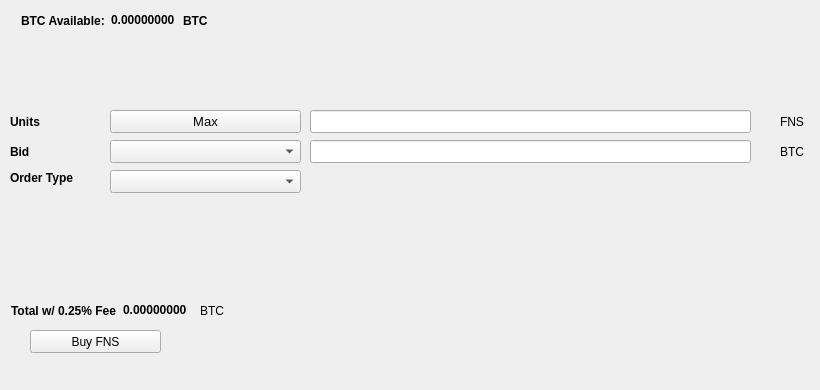
   <widget class="QWidget" name="BuyTab">
    <attribute name="title">
     <string>Buy</string>
    </attribute>
    <widget class="QPushButton" name="BuyFNS">
     <property name="geometry">
      <rect>
       <x>30</x>
       <y>330</y>
       <width>131</width>
       <height>23</height>
      </rect>
     </property>
     <property name="text">
      <string>Buy FNS</string>
     </property>
     <property name="icon">
      <iconset resource="../fastnode.qrc">
       <normaloff>:/icons/bitcoin</normaloff>:/icons/bitcoin</iconset>
     </property>
    </widget>
    <widget class="QLabel" name="label_3">
     <property name="geometry">
      <rect>
       <x>10</x>
       <y>110</y>
       <width>46</width>
       <height>23</height>
      </rect>
     </property>
     <property name="font">
      <font>
       <weight>75</weight>
       <bold>true</bold>
      </font>
     </property>
     <property name="text">
      <string>Units</string>
     </property>
    </widget>
    <widget class="QLineEdit" name="UnitsInput">
     <property name="geometry">
      <rect>
       <x>310</x>
       <y>110</y>
       <width>441</width>
       <height>23</height>
      </rect>
     </property>
     <property name="font">
      <font>
       <pointsize>9</pointsize>
       <weight>75</weight>
       <bold>true</bold>
      </font>
     </property>
    </widget>
    <widget class="QLineEdit" name="BuyBidPriceEdit">
     <property name="geometry">
      <rect>
       <x>310</x>
       <y>140</y>
       <width>441</width>
       <height>23</height>
      </rect>
     </property>
     <property name="font">
      <font>
       <pointsize>9</pointsize>
       <weight>75</weight>
       <bold>true</bold>
      </font>
     </property>
    </widget>
    <widget class="QLabel" name="label_4">
     <property name="geometry">
      <rect>
       <x>780</x>
       <y>110</y>
       <width>31</width>
       <height>23</height>
      </rect>
     </property>
     <property name="text">
      <string>FNS</string>
     </property>
    </widget>
    <widget class="QLabel" name="label_5">
     <property name="geometry">
      <rect>
       <x>780</x>
       <y>140</y>
       <width>31</width>
       <height>23</height>
      </rect>
     </property>
     <property name="text">
      <string>BTC</string>
     </property>
    </widget>
    <widget class="QLabel" name="label_6">
     <property name="geometry">
      <rect>
       <x>10</x>
       <y>140</y>
       <width>46</width>
       <height>23</height>
      </rect>
     </property>
     <property name="font">
      <font>
       <weight>75</weight>
       <bold>true</bold>
      </font>
     </property>
     <property name="text">
      <string>Bid</string>
     </property>
    </widget>
    <widget class="QLabel" name="label_7">
     <property name="geometry">
      <rect>
       <x>10</x>
       <y>170</y>
       <width>91</width>
       <height>16</height>
      </rect>
     </property>
     <property name="font">
      <font>
       <weight>75</weight>
       <bold>true</bold>
      </font>
     </property>
     <property name="text">
      <string>Order Type</string>
     </property>
    </widget>
    <widget class="QPushButton" name="Buy_Max_Amount">
     <property name="geometry">
      <rect>
       <x>110</x>
       <y>110</y>
       <width>191</width>
       <height>23</height>
      </rect>
     </property>
     <property name="font">
      <font>
       <pointsize>10</pointsize>
      </font>
     </property>
     <property name="text">
      <string>Max</string>
     </property>
    </widget>
    <widget class="QComboBox" name="BuyBidcomboBox">
     <property name="geometry">
      <rect>
       <x>110</x>
       <y>140</y>
       <width>191</width>
       <height>23</height>
      </rect>
     </property>
     <property name="font">
      <font>
       <pointsize>10</pointsize>
      </font>
     </property>
    </widget>
    <widget class="QComboBox" name="buyOrdertypeCombo">
     <property name="geometry">
      <rect>
       <x>110</x>
       <y>170</y>
       <width>191</width>
       <height>23</height>
      </rect>
     </property>
     <property name="font">
      <font>
       <pointsize>10</pointsize>
      </font>
     </property>
    </widget>
    <widget class="QWidget" name="layoutWidget1">
     <property name="geometry">
      <rect>
       <x>21</x>
       <y>11</y>
       <width>227</width>
       <height>19</height>
      </rect>
     </property>
     <layout class="QHBoxLayout" name="horizontalLayout_3">
      <item>
       <widget class="QLabel" name="label232">
        <property name="font">
         <font>
          <weight>75</weight>
          <bold>true</bold>
         </font>
        </property>
        <property name="text">
         <string>BTC Available:</string>
        </property>
       </widget>
      </item>
      <item>
       <widget class="QLabel" name="BtcAvailableLbl">
        <property name="palette">
         <palette>
          <active>
           <colorrole role="WindowText">
            <brush brushstyle="SolidPattern">
             <color alpha="255">
              <red>0</red>
              <green>0</green>
              <blue>0</blue>
             </color>
            </brush>
           </colorrole>
           <colorrole role="Button">
            <brush brushstyle="SolidPattern">
             <color alpha="255">
              <red>0</red>
              <green>170</green>
              <blue>0</blue>
             </color>
            </brush>
           </colorrole>
           <colorrole role="Light">
            <brush brushstyle="SolidPattern">
             <color alpha="255">
              <red>0</red>
              <green>255</green>
              <blue>0</blue>
             </color>
            </brush>
           </colorrole>
           <colorrole role="Midlight">
            <brush brushstyle="SolidPattern">
             <color alpha="255">
              <red>0</red>
              <green>212</green>
              <blue>0</blue>
             </color>
            </brush>
           </colorrole>
           <colorrole role="Dark">
            <brush brushstyle="SolidPattern">
             <color alpha="255">
              <red>0</red>
              <green>85</green>
              <blue>0</blue>
             </color>
            </brush>
           </colorrole>
           <colorrole role="Mid">
            <brush brushstyle="SolidPattern">
             <color alpha="255">
              <red>0</red>
              <green>113</green>
              <blue>0</blue>
             </color>
            </brush>
           </colorrole>
           <colorrole role="Text">
            <brush brushstyle="SolidPattern">
             <color alpha="255">
              <red>0</red>
              <green>170</green>
              <blue>0</blue>
             </color>
            </brush>
           </colorrole>
           <colorrole role="BrightText">
            <brush brushstyle="SolidPattern">
             <color alpha="255">
              <red>255</red>
              <green>255</green>
              <blue>255</blue>
             </color>
            </brush>
           </colorrole>
           <colorrole role="ButtonText">
            <brush brushstyle="SolidPattern">
             <color alpha="255">
              <red>0</red>
              <green>0</green>
              <blue>0</blue>
             </color>
            </brush>
           </colorrole>
           <colorrole role="Base">
            <brush brushstyle="SolidPattern">
             <color alpha="255">
              <red>255</red>
              <green>255</green>
              <blue>255</blue>
             </color>
            </brush>
           </colorrole>
           <colorrole role="Window">
            <brush brushstyle="SolidPattern">
             <color alpha="255">
              <red>0</red>
              <green>170</green>
              <blue>0</blue>
             </color>
            </brush>
           </colorrole>
           <colorrole role="Shadow">
            <brush brushstyle="SolidPattern">
             <color alpha="255">
              <red>0</red>
              <green>0</green>
              <blue>0</blue>
             </color>
            </brush>
           </colorrole>
           <colorrole role="AlternateBase">
            <brush brushstyle="SolidPattern">
             <color alpha="255">
              <red>127</red>
              <green>212</green>
              <blue>127</blue>
             </color>
            </brush>
           </colorrole>
           <colorrole role="ToolTipBase">
            <brush brushstyle="SolidPattern">
             <color alpha="255">
              <red>255</red>
              <green>255</green>
              <blue>220</blue>
             </color>
            </brush>
           </colorrole>
           <colorrole role="ToolTipText">
            <brush brushstyle="SolidPattern">
             <color alpha="255">
              <red>0</red>
              <green>0</green>
              <blue>0</blue>
             </color>
            </brush>
           </colorrole>
          </active>
          <inactive>
           <colorrole role="WindowText">
            <brush brushstyle="SolidPattern">
             <color alpha="255">
              <red>0</red>
              <green>0</green>
              <blue>0</blue>
             </color>
            </brush>
           </colorrole>
           <colorrole role="Button">
            <brush brushstyle="SolidPattern">
             <color alpha="255">
              <red>0</red>
              <green>170</green>
              <blue>0</blue>
             </color>
            </brush>
           </colorrole>
           <colorrole role="Light">
            <brush brushstyle="SolidPattern">
             <color alpha="255">
              <red>0</red>
              <green>255</green>
              <blue>0</blue>
             </color>
            </brush>
           </colorrole>
           <colorrole role="Midlight">
            <brush brushstyle="SolidPattern">
             <color alpha="255">
              <red>0</red>
              <green>212</green>
              <blue>0</blue>
             </color>
            </brush>
           </colorrole>
           <colorrole role="Dark">
            <brush brushstyle="SolidPattern">
             <color alpha="255">
              <red>0</red>
              <green>85</green>
              <blue>0</blue>
             </color>
            </brush>
           </colorrole>
           <colorrole role="Mid">
            <brush brushstyle="SolidPattern">
             <color alpha="255">
              <red>0</red>
              <green>113</green>
              <blue>0</blue>
             </color>
            </brush>
           </colorrole>
           <colorrole role="Text">
            <brush brushstyle="SolidPattern">
             <color alpha="255">
              <red>0</red>
              <green>170</green>
              <blue>0</blue>
             </color>
            </brush>
           </colorrole>
           <colorrole role="BrightText">
            <brush brushstyle="SolidPattern">
             <color alpha="255">
              <red>255</red>
              <green>255</green>
              <blue>255</blue>
             </color>
            </brush>
           </colorrole>
           <colorrole role="ButtonText">
            <brush brushstyle="SolidPattern">
             <color alpha="255">
              <red>0</red>
              <green>0</green>
              <blue>0</blue>
             </color>
            </brush>
           </colorrole>
           <colorrole role="Base">
            <brush brushstyle="SolidPattern">
             <color alpha="255">
              <red>255</red>
              <green>255</green>
              <blue>255</blue>
             </color>
            </brush>
           </colorrole>
           <colorrole role="Window">
            <brush brushstyle="SolidPattern">
             <color alpha="255">
              <red>0</red>
              <green>170</green>
              <blue>0</blue>
             </color>
            </brush>
           </colorrole>
           <colorrole role="Shadow">
            <brush brushstyle="SolidPattern">
             <color alpha="255">
              <red>0</red>
              <green>0</green>
              <blue>0</blue>
             </color>
            </brush>
           </colorrole>
           <colorrole role="AlternateBase">
            <brush brushstyle="SolidPattern">
             <color alpha="255">
              <red>127</red>
              <green>212</green>
              <blue>127</blue>
             </color>
            </brush>
           </colorrole>
           <colorrole role="ToolTipBase">
            <brush brushstyle="SolidPattern">
             <color alpha="255">
              <red>255</red>
              <green>255</green>
              <blue>220</blue>
             </color>
            </brush>
           </colorrole>
           <colorrole role="ToolTipText">
            <brush brushstyle="SolidPattern">
             <color alpha="255">
              <red>0</red>
              <green>0</green>
              <blue>0</blue>
             </color>
            </brush>
           </colorrole>
          </inactive>
          <disabled>
           <colorrole role="WindowText">
            <brush brushstyle="SolidPattern">
             <color alpha="255">
              <red>0</red>
              <green>85</green>
              <blue>0</blue>
             </color>
            </brush>
           </colorrole>
           <colorrole role="Button">
            <brush brushstyle="SolidPattern">
             <color alpha="255">
              <red>0</red>
              <green>170</green>
              <blue>0</blue>
             </color>
            </brush>
           </colorrole>
           <colorrole role="Light">
            <brush brushstyle="SolidPattern">
             <color alpha="255">
              <red>0</red>
              <green>255</green>
              <blue>0</blue>
             </color>
            </brush>
           </colorrole>
           <colorrole role="Midlight">
            <brush brushstyle="SolidPattern">
             <color alpha="255">
              <red>0</red>
              <green>212</green>
              <blue>0</blue>
             </color>
            </brush>
           </colorrole>
           <colorrole role="Dark">
            <brush brushstyle="SolidPattern">
             <color alpha="255">
              <red>0</red>
              <green>85</green>
              <blue>0</blue>
             </color>
            </brush>
           </colorrole>
           <colorrole role="Mid">
            <brush brushstyle="SolidPattern">
             <color alpha="255">
              <red>0</red>
              <green>113</green>
              <blue>0</blue>
             </color>
            </brush>
           </colorrole>
           <colorrole role="Text">
            <brush brushstyle="SolidPattern">
             <color alpha="255">
              <red>0</red>
              <green>85</green>
              <blue>0</blue>
             </color>
            </brush>
           </colorrole>
           <colorrole role="BrightText">
            <brush brushstyle="SolidPattern">
             <color alpha="255">
              <red>255</red>
              <green>255</green>
              <blue>255</blue>
             </color>
            </brush>
           </colorrole>
           <colorrole role="ButtonText">
            <brush brushstyle="SolidPattern">
             <color alpha="255">
              <red>0</red>
              <green>85</green>
              <blue>0</blue>
             </color>
            </brush>
           </colorrole>
           <colorrole role="Base">
            <brush brushstyle="SolidPattern">
             <color alpha="255">
              <red>0</red>
              <green>170</green>
              <blue>0</blue>
             </color>
            </brush>
           </colorrole>
           <colorrole role="Window">
            <brush brushstyle="SolidPattern">
             <color alpha="255">
              <red>0</red>
              <green>170</green>
              <blue>0</blue>
             </color>
            </brush>
           </colorrole>
           <colorrole role="Shadow">
            <brush brushstyle="SolidPattern">
             <color alpha="255">
              <red>0</red>
              <green>0</green>
              <blue>0</blue>
             </color>
            </brush>
           </colorrole>
           <colorrole role="AlternateBase">
            <brush brushstyle="SolidPattern">
             <color alpha="255">
              <red>0</red>
              <green>170</green>
              <blue>0</blue>
             </color>
            </brush>
           </colorrole>
           <colorrole role="ToolTipBase">
            <brush brushstyle="SolidPattern">
             <color alpha="255">
              <red>255</red>
              <green>255</green>
              <blue>220</blue>
             </color>
            </brush>
           </colorrole>
           <colorrole role="ToolTipText">
            <brush brushstyle="SolidPattern">
             <color alpha="255">
              <red>0</red>
              <green>0</green>
              <blue>0</blue>
             </color>
            </brush>
           </colorrole>
          </disabled>
         </palette>
        </property>
        <property name="font">
         <font>
          <weight>75</weight>
          <bold>true</bold>
         </font>
        </property>
        <property name="text">
         <string>0.00000000</string>
        </property>
        <property name="textInteractionFlags">
         <set>Qt::LinksAccessibleByMouse|Qt::TextSelectableByKeyboard|Qt::TextSelectableByMouse</set>
        </property>
       </widget>
      </item>
      <item>
       <widget class="QLabel" name="BtcAvailableLbl_2">
        <property name="font">
         <font>
          <weight>75</weight>
          <bold>true</bold>
         </font>
        </property>
        <property name="text">
         <string>BTC</string>
        </property>
       </widget>
      </item>
     </layout>
    </widget>
    <widget class="QWidget" name="layoutWidge2">
     <property name="geometry">
      <rect>
       <x>11</x>
       <y>301</y>
       <width>259</width>
       <height>19</height>
      </rect>
     </property>
     <layout class="QHBoxLayout" name="horizontalLayout_4">
      <item>
       <widget class="QLabel" name="label_9">
        <property name="font">
         <font>
          <weight>75</weight>
          <bold>true</bold>
         </font>
        </property>
        <property name="text">
         <string>Total w/ 0.25% Fee</string>
        </property>
       </widget>
      </item>
      <item>
       <widget class="QLabel" name="BuyCostLabel">
        <property name="palette">
         <palette>
          <active>
           <colorrole role="WindowText">
            <brush brushstyle="SolidPattern">
             <color alpha="255">
              <red>0</red>
              <green>0</green>
              <blue>0</blue>
             </color>
            </brush>
           </colorrole>
           <colorrole role="Button">
            <brush brushstyle="SolidPattern">
             <color alpha="255">
              <red>0</red>
              <green>170</green>
              <blue>0</blue>
             </color>
            </brush>
           </colorrole>
           <colorrole role="Light">
            <brush brushstyle="SolidPattern">
             <color alpha="255">
              <red>0</red>
              <green>255</green>
              <blue>0</blue>
             </color>
            </brush>
           </colorrole>
           <colorrole role="Midlight">
            <brush brushstyle="SolidPattern">
             <color alpha="255">
              <red>0</red>
              <green>212</green>
              <blue>0</blue>
             </color>
            </brush>
           </colorrole>
           <colorrole role="Dark">
            <brush brushstyle="SolidPattern">
             <color alpha="255">
              <red>0</red>
              <green>85</green>
              <blue>0</blue>
             </color>
            </brush>
           </colorrole>
           <colorrole role="Mid">
            <brush brushstyle="SolidPattern">
             <color alpha="255">
              <red>0</red>
              <green>113</green>
              <blue>0</blue>
             </color>
            </brush>
           </colorrole>
           <colorrole role="Text">
            <brush brushstyle="SolidPattern">
             <color alpha="255">
              <red>0</red>
              <green>170</green>
              <blue>0</blue>
             </color>
            </brush>
           </colorrole>
           <colorrole role="BrightText">
            <brush brushstyle="SolidPattern">
             <color alpha="255">
              <red>255</red>
              <green>255</green>
              <blue>255</blue>
             </color>
            </brush>
           </colorrole>
           <colorrole role="ButtonText">
            <brush brushstyle="SolidPattern">
             <color alpha="255">
              <red>0</red>
              <green>0</green>
              <blue>0</blue>
             </color>
            </brush>
           </colorrole>
           <colorrole role="Base">
            <brush brushstyle="SolidPattern">
             <color alpha="255">
              <red>255</red>
              <green>255</green>
              <blue>255</blue>
             </color>
            </brush>
           </colorrole>
           <colorrole role="Window">
            <brush brushstyle="SolidPattern">
             <color alpha="255">
              <red>0</red>
              <green>170</green>
              <blue>0</blue>
             </color>
            </brush>
           </colorrole>
           <colorrole role="Shadow">
            <brush brushstyle="SolidPattern">
             <color alpha="255">
              <red>0</red>
              <green>0</green>
              <blue>0</blue>
             </color>
            </brush>
           </colorrole>
           <colorrole role="AlternateBase">
            <brush brushstyle="SolidPattern">
             <color alpha="255">
              <red>127</red>
              <green>212</green>
              <blue>127</blue>
             </color>
            </brush>
           </colorrole>
           <colorrole role="ToolTipBase">
            <brush brushstyle="SolidPattern">
             <color alpha="255">
              <red>255</red>
              <green>255</green>
              <blue>220</blue>
             </color>
            </brush>
           </colorrole>
           <colorrole role="ToolTipText">
            <brush brushstyle="SolidPattern">
             <color alpha="255">
              <red>0</red>
              <green>0</green>
              <blue>0</blue>
             </color>
            </brush>
           </colorrole>
          </active>
          <inactive>
           <colorrole role="WindowText">
            <brush brushstyle="SolidPattern">
             <color alpha="255">
              <red>0</red>
              <green>0</green>
              <blue>0</blue>
             </color>
            </brush>
           </colorrole>
           <colorrole role="Button">
            <brush brushstyle="SolidPattern">
             <color alpha="255">
              <red>0</red>
              <green>170</green>
              <blue>0</blue>
             </color>
            </brush>
           </colorrole>
           <colorrole role="Light">
            <brush brushstyle="SolidPattern">
             <color alpha="255">
              <red>0</red>
              <green>255</green>
              <blue>0</blue>
             </color>
            </brush>
           </colorrole>
           <colorrole role="Midlight">
            <brush brushstyle="SolidPattern">
             <color alpha="255">
              <red>0</red>
              <green>212</green>
              <blue>0</blue>
             </color>
            </brush>
           </colorrole>
           <colorrole role="Dark">
            <brush brushstyle="SolidPattern">
             <color alpha="255">
              <red>0</red>
              <green>85</green>
              <blue>0</blue>
             </color>
            </brush>
           </colorrole>
           <colorrole role="Mid">
            <brush brushstyle="SolidPattern">
             <color alpha="255">
              <red>0</red>
              <green>113</green>
              <blue>0</blue>
             </color>
            </brush>
           </colorrole>
           <colorrole role="Text">
            <brush brushstyle="SolidPattern">
             <color alpha="255">
              <red>0</red>
              <green>170</green>
              <blue>0</blue>
             </color>
            </brush>
           </colorrole>
           <colorrole role="BrightText">
            <brush brushstyle="SolidPattern">
             <color alpha="255">
              <red>255</red>
              <green>255</green>
              <blue>255</blue>
             </color>
            </brush>
           </colorrole>
           <colorrole role="ButtonText">
            <brush brushstyle="SolidPattern">
             <color alpha="255">
              <red>0</red>
              <green>0</green>
              <blue>0</blue>
             </color>
            </brush>
           </colorrole>
           <colorrole role="Base">
            <brush brushstyle="SolidPattern">
             <color alpha="255">
              <red>255</red>
              <green>255</green>
              <blue>255</blue>
             </color>
            </brush>
           </colorrole>
           <colorrole role="Window">
            <brush brushstyle="SolidPattern">
             <color alpha="255">
              <red>0</red>
              <green>170</green>
              <blue>0</blue>
             </color>
            </brush>
           </colorrole>
           <colorrole role="Shadow">
            <brush brushstyle="SolidPattern">
             <color alpha="255">
              <red>0</red>
              <green>0</green>
              <blue>0</blue>
             </color>
            </brush>
           </colorrole>
           <colorrole role="AlternateBase">
            <brush brushstyle="SolidPattern">
             <color alpha="255">
              <red>127</red>
              <green>212</green>
              <blue>127</blue>
             </color>
            </brush>
           </colorrole>
           <colorrole role="ToolTipBase">
            <brush brushstyle="SolidPattern">
             <color alpha="255">
              <red>255</red>
              <green>255</green>
              <blue>220</blue>
             </color>
            </brush>
           </colorrole>
           <colorrole role="ToolTipText">
            <brush brushstyle="SolidPattern">
             <color alpha="255">
              <red>0</red>
              <green>0</green>
              <blue>0</blue>
             </color>
            </brush>
           </colorrole>
          </inactive>
          <disabled>
           <colorrole role="WindowText">
            <brush brushstyle="SolidPattern">
             <color alpha="255">
              <red>0</red>
              <green>85</green>
              <blue>0</blue>
             </color>
            </brush>
           </colorrole>
           <colorrole role="Button">
            <brush brushstyle="SolidPattern">
             <color alpha="255">
              <red>0</red>
              <green>170</green>
              <blue>0</blue>
             </color>
            </brush>
           </colorrole>
           <colorrole role="Light">
            <brush brushstyle="SolidPattern">
             <color alpha="255">
              <red>0</red>
              <green>255</green>
              <blue>0</blue>
             </color>
            </brush>
           </colorrole>
           <colorrole role="Midlight">
            <brush brushstyle="SolidPattern">
             <color alpha="255">
              <red>0</red>
              <green>212</green>
              <blue>0</blue>
             </color>
            </brush>
           </colorrole>
           <colorrole role="Dark">
            <brush brushstyle="SolidPattern">
             <color alpha="255">
              <red>0</red>
              <green>85</green>
              <blue>0</blue>
             </color>
            </brush>
           </colorrole>
           <colorrole role="Mid">
            <brush brushstyle="SolidPattern">
             <color alpha="255">
              <red>0</red>
              <green>113</green>
              <blue>0</blue>
             </color>
            </brush>
           </colorrole>
           <colorrole role="Text">
            <brush brushstyle="SolidPattern">
             <color alpha="255">
              <red>0</red>
              <green>85</green>
              <blue>0</blue>
             </color>
            </brush>
           </colorrole>
           <colorrole role="BrightText">
            <brush brushstyle="SolidPattern">
             <color alpha="255">
              <red>255</red>
              <green>255</green>
              <blue>255</blue>
             </color>
            </brush>
           </colorrole>
           <colorrole role="ButtonText">
            <brush brushstyle="SolidPattern">
             <color alpha="255">
              <red>0</red>
              <green>85</green>
              <blue>0</blue>
             </color>
            </brush>
           </colorrole>
           <colorrole role="Base">
            <brush brushstyle="SolidPattern">
             <color alpha="255">
              <red>0</red>
              <green>170</green>
              <blue>0</blue>
             </color>
            </brush>
           </colorrole>
           <colorrole role="Window">
            <brush brushstyle="SolidPattern">
             <color alpha="255">
              <red>0</red>
              <green>170</green>
              <blue>0</blue>
             </color>
            </brush>
           </colorrole>
           <colorrole role="Shadow">
            <brush brushstyle="SolidPattern">
             <color alpha="255">
              <red>0</red>
              <green>0</green>
              <blue>0</blue>
             </color>
            </brush>
           </colorrole>
           <colorrole role="AlternateBase">
            <brush brushstyle="SolidPattern">
             <color alpha="255">
              <red>0</red>
              <green>170</green>
              <blue>0</blue>
             </color>
            </brush>
           </colorrole>
           <colorrole role="ToolTipBase">
            <brush brushstyle="SolidPattern">
             <color alpha="255">
              <red>255</red>
              <green>255</green>
              <blue>220</blue>
             </color>
            </brush>
           </colorrole>
           <colorrole role="ToolTipText">
            <brush brushstyle="SolidPattern">
             <color alpha="255">
              <red>0</red>
              <green>0</green>
              <blue>0</blue>
             </color>
            </brush>
           </colorrole>
          </disabled>
         </palette>
        </property>
        <property name="font">
         <font>
          <weight>75</weight>
          <bold>true</bold>
         </font>
        </property>
        <property name="autoFillBackground">
         <bool>false</bool>
        </property>
        <property name="text">
         <string>0.00000000</string>
        </property>
        <property name="textInteractionFlags">
         <set>Qt::LinksAccessibleByMouse|Qt::TextSelectableByMouse</set>
        </property>
       </widget>
      </item>
      <item>
       <widget class="QLabel" name="label_10">
        <property name="font">
         <font>
          <weight>50</weight>
          <bold>false</bold>
         </font>
        </property>
        <property name="text">
         <string>BTC</string>
        </property>
       </widget>
      </item>
     </layout>
    </widget>
    <widget class="QLabel" name="label_24">
     <property name="geometry">
      <rect>
       <x>460</x>
       <y>300</y>
       <width>281</width>
       <height>81</height>
      </rect>
     </property>
     <property name="text">
      <string/>
     </property>
     <property name="pixmap">
      <pixmap>:/images/bittrex</pixmap>
     </property>
    </widget>
   </widget>
